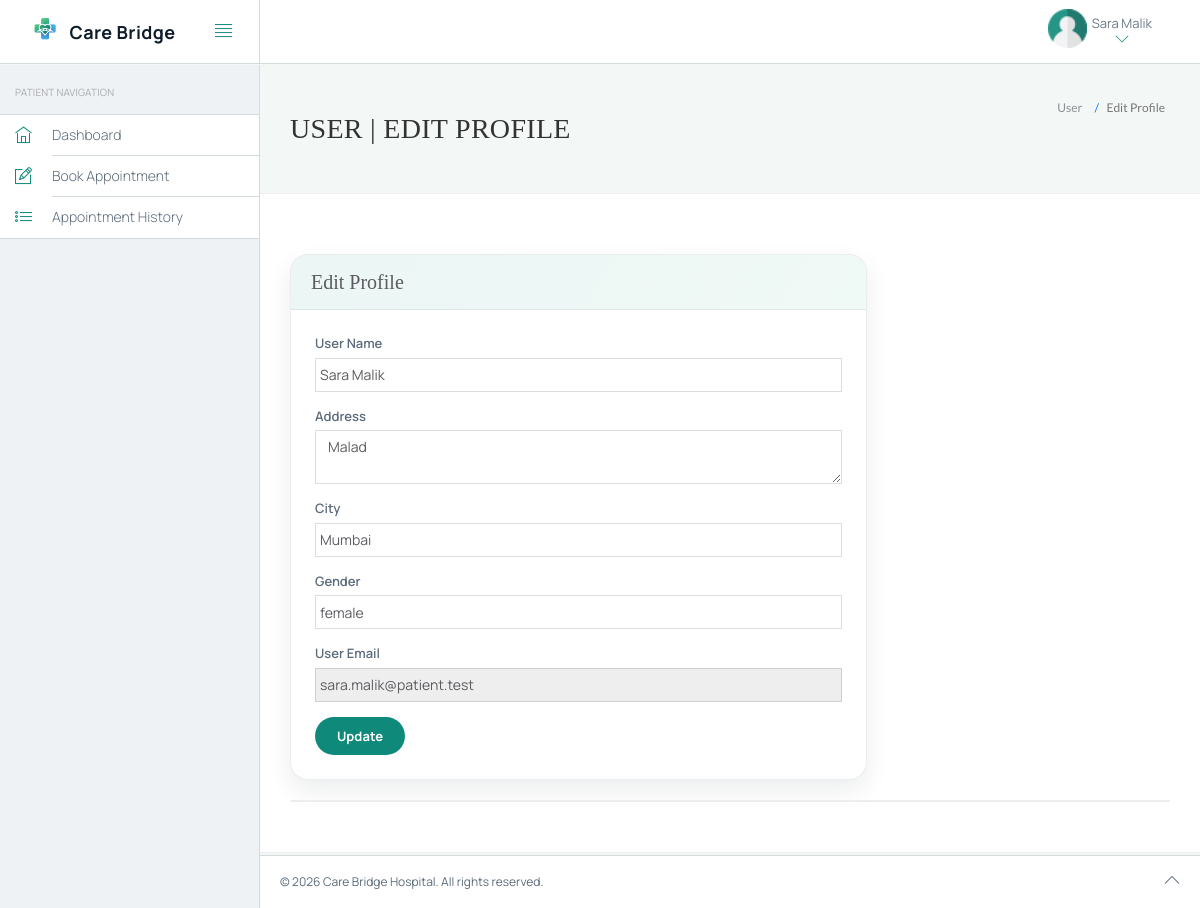
The page /hms/edit-profile.php (signed in) on the database its author committed.
### tables this page shows
CREATE TABLE IF NOT EXISTS `users` (
  `id` int(11) NOT NULL,
  `fullName` varchar(255) NOT NULL,
  `address` longtext NOT NULL,
  `city` varchar(255) NOT NULL,
  `gender` varchar(255) NOT NULL,
  `email` varchar(255) NOT NULL,
  `password` varchar(255) NOT NULL,
  `regDate` timestamp NOT NULL DEFAULT CURRENT_TIMESTAMP,
  `updationDate` varchar(255) NOT NULL
);

### hms/edit-profile.php (the view, shortened to what this page needs)
<?php
include('include/config.php');
?>
<!DOCTYPE html>
<html lang="en">
<head>
	<link rel="stylesheet" href="vendor/bootstrap/css/bootstrap.min.css">
	<link rel="stylesheet" href="vendor/fontawesome/css/font-awesome.min.css">
	<link rel="stylesheet" href="vendor/themify-icons/themify-icons.min.css">
	<link href="vendor/animate.css/animate.min.css" rel="stylesheet" media="screen">
	<link href="vendor/perfect-scrollbar/perfect-scrollbar.min.css" rel="stylesheet" media="screen">
	<link href="vendor/switchery/switchery.min.css" rel="stylesheet" media="screen">
	<link href="vendor/bootstrap-touchspin/jquery.bootstrap-touchspin.min.css" rel="stylesheet" media="screen">
	<link href="vendor/select2/select2.min.css" rel="stylesheet" media="screen">
	<link href="vendor/bootstrap-datepicker/bootstrap-datepicker3.standalone.min.css" rel="stylesheet" media="screen">
	<link href="vendor/bootstrap-timepicker/bootstrap-timepicker.min.css" rel="stylesheet" media="screen">
	<link rel="stylesheet" href="assets/css/styles.css">
	<link rel="stylesheet" href="assets/css/plugins.css">
	<link rel="stylesheet" href="assets/css/themes/theme-1.css" id="skin_color" />
</head>
<body>
	<div id="app">
		<?php include('include/sidebar.php'); ?>
		<div class="app-content">
			<?php include('include/header.php'); ?>
			<div class="main-content">
				<div class="wrap-content container" id="container">
					<section id="page-title">
						<div class="row">
							<div class="col-sm-8">
								<h1 class="mainTitle">User | Edit Profile</h1>
							</div>
							<ol class="breadcrumb">
								<li>
									<span>User </span>
								</li>
								<li class="active">
									<span>Edit Profile</span>
								</li>
							</ol>
						</div>
					</section>
					<div class="container-fluid container-fullw bg-white">
						<div class="row">
							<div class="col-md-12">
								<div class="row margin-top-30">
									<div class="col-lg-8 col-md-12">
										<div class="panel panel-white care-panel">
											<div class="panel-heading">
												<h5 class="panel-title">Edit Profile</h5>
											</div>
											<div class="panel-body">
												<?php $sql = mysqli_query($bd, "select * from users where email='" . $_SESSION['login'] . "'");
												while ($data = mysqli_fetch_array($sql)) {
												?>
													<form role="form" name="edit" method="post" class="care-form">
														<div class="form-group">
															<label for="fname">
																User Name
															</label>
															<input type="text" name="fname" class="form-control" value="<?php echo htmlentities($data['fullName']); ?>">
														</div>
														<div class="form-group">
															<label for="address">
																Address
															</label>
															<textarea name="address" class="form-control"><?php echo htmlentities($data['address']); ?></textarea>
														</div>
														<div class="form-group">
															<label for="city">
																City
															</label>
															<input type="text" name="city" class="form-control" required="required" value="<?php echo htmlentities($data['city']); ?>">
														</div>
														<div class="form-group">
															<label for="gender">
																Gender
															</label>
															<input type="text" name="gender" class="form-control" required="required" value="<?php echo htmlentities($data['gender']); ?>">
														</div>
														<div class="form-group">
															<label for="fess">
																User Email
															</label>
															<input type="email" name="uemail" class="form-control" readonly="readonly" value="<?php echo htmlentities($data['email']); ?>">
														</div>
													<?php } ?>
													<button type="submit" name="submit" class="care-btn">
														Update
													</button>
													</form>
											</div>
										</div>
									</div>
								</div>
							</div>
							<div class="col-lg-12 col-md-12">
								<div class="panel panel-white">
								</div>
							</div>
						</div>
					</div>
				</div>
			</div>
		</div>
		<?php include('include/footer.php'); ?>
	</div>
</body>
</html>

### hms/include/header.php (shortened to what this page needs)
<header class="navbar navbar-default navbar-static-top care-topbar">
					<div class="navbar-header">
						<a class="navbar-brand" href="dashboard.php">
							<img src="./assets/images/logo.png" alt="Care Bridge logo">
							<div>
								<span class="brand-text">Care Bridge</span>
							</div>
						</a>
						<a href="#" class="sidebar-toggler pull-right visible-md visible-lg" data-toggle-class="app-sidebar-closed" data-toggle-target="#app">
							<i class="ti-align-justify"></i>
						</a>
					</div>
					<div class="navbar-collapse collapse">
						<ul class="nav navbar-right">
							<li class="dropdown current-user">
								<a href class="dropdown-toggle" data-toggle="dropdown">
									<img src="./assets/images/user.png" alt="User"> <span class="username">
									<?php $query=mysqli_query($bd, "select fullName from users where id='".$_SESSION['id']."'");
while($row=mysqli_fetch_array($query))
{
	echo $row['fullName'];
}
									?> <i class="ti-angle-down"></i></i></span>
								</a>
							</li>
						</ul>
					</div>
				</header>

### hms/assets/css/themes/theme-1.css (style rules this page uses)
body { background: #f3f7f6; }
header .navbar-header { background: #ffffff !important; border-right-color: #d3dbdf !important; border-bottom-color: #d3dbdf !important; }
header .navbar-header .sidebar-toggler, header .navbar-header .sidebar-mobile-toggler { color: #0f8a7a !important; }
header .navbar-header .navbar-brand { color: #5c6b7a !important; }
header .navbar-collapse { background: #ffffff !important; border-bottom-color: #d3dbdf !important; box-shadow: none !important; }
header .navbar-collapse .navbar-right > li > a { color: #5c6b7a; }
header .navbar-collapse .navbar-right > li > a i { color: #0f8a7a !important; }
.care-topbar .navbar-header { display: flex; align-items: center; gap: 12px; min-height: 64px; justify-content: space-between; overflow: hidden; }
.care-topbar .navbar-header .sidebar-mobile-toggler, .care-topbar .navbar-header .sidebar-toggler, .care-topbar .navbar-header .menu-toggler { float: none !important; }
.care-topbar .navbar-header .navbar-brand { flex: 1 1 auto; align-items: center; justify-content: center; margin: 0; }
.care-topbar .navbar-header .sidebar-toggler, .care-topbar .navbar-header .menu-toggler { margin-left: 8px; }
.care-topbar .navbar-brand { display: flex; align-items: center; gap: 10px; padding: 14px 18px; white-space: nowrap; }
.care-topbar .navbar-brand img { width: 28px; height: 28px; max-width: 28px; max-height: 28px; object-fit: contain; }
.care-topbar .navbar-brand .brand-text { font-weight: 700; color: #0f1d2b; letter-spacing: .4px; line-height: 1.1; }

### hms/edit-profile.php (style rules this page uses)
:root { --ink: #0f1d2b; --muted: #5c6b7a; --primary: #0f8a7a; --primary-2: #0b6b5f; --surface: #ffffff; --bg-1: #f3f7f6; --bg-2: #eef2f5; --shadow: 0 16px 36px rgba(15, 29, 43, 0.12); --shadow-soft: 0 10px 24px rgba(15, 29, 43, 0.08); --radius-lg: 18px; --radius-md: 12px; }
body, #app { font-family: 'Manrope', sans-serif; }
#page-title h1 { font-family: 'Playfair Display', serif; letter-spacing: .3px; }
.care-panel { border-radius: var(--radius-lg); border: 1px solid rgba(15, 29, 43, .08); box-shadow: var(--shadow-soft); overflow: hidden; }
.care-panel .panel-heading { background: linear-gradient(120deg, rgba(15, 138, 122, .08), rgba(58, 178, 131, .08)); border-bottom: 1px solid rgba(15, 29, 43, .08); padding: 16px 20px; }
.care-panel .panel-title { font-family: 'Playfair Display', serif; font-size: 20px; }
.care-panel .panel-body { padding: 24px; }
.care-form .form-control { border-radius: 12px; border: 1px solid rgba(15, 29, 43, .15); box-shadow: none; }
.care-form label { color: var(--muted); font-weight: 600; }
.care-btn { background: var(--primary); color: #fff; border: none; padding: 10px 22px; border-radius: 999px; font-weight: 700; transition: transform .2s ease, box-shadow .2s ease, background .2s ease; }

### rows shown on the page
users: fullName "Sara Malik", fname "Sara Malik", address "Malad", city "Mumbai", gender "female", uemail "sara.malik@patient.test"
